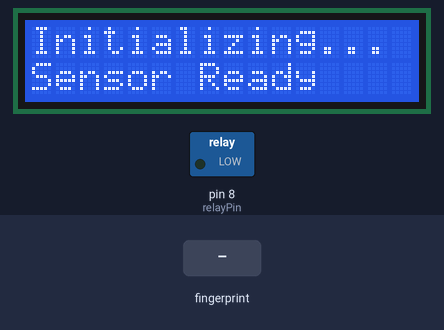
The sketch below on a simulated Arduino Uno, built with avr-gcc and run on an emulated ATmega328P. Shown: 16×2 character LCD, switched loads named in the sketch (green lamp = pin HIGH). The inputs (shaded band) are chosen by the test bench. What the sketch prints to the serial monitor is not drawn.

Above: at 1.2 s.
At 4.4 s:
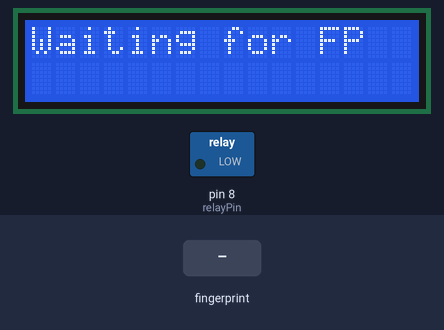
4.5 s: finger stored as number 1 placed on the sensor
At 6.1 s:
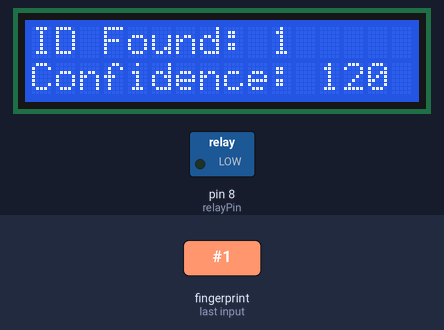
7.5 s: finger stored as number 1 placed on the sensor
At 12.8 s:
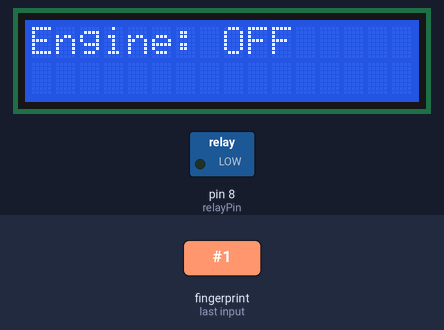
Timing chart, 0 to 14.3 s (numbered marks = the images above; inputs shaded):
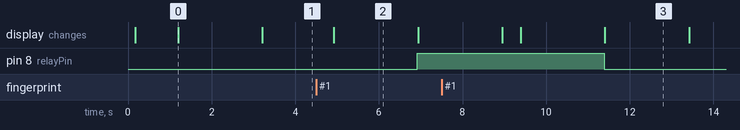

Measured:
- after the input at 4.5 s, pin 8 (relayPin): LOW → HIGH after 2.4 s; the display: changes after 0.42 s (image 2)
- after the input at 7.5 s, pin 8 (relayPin): HIGH → LOW after 3.9 s; the display: first differs from a run without the input after 1.9 s (image 3 shows a later state)
- what the display in image 0 shows lasts 2.0 s, from 1.2 s to 3.2 s

The sketch:

major_code.ino
```cpp
#include <Wire.h>
#include <LiquidCrystal_I2C.h>
#include <Adafruit_Fingerprint.h>
#include <SoftwareSerial.h>

// Initialize the LCD (I2C address 0x27 and size 16x2)
LiquidCrystal_I2C lcd(0x27, 16, 2);

// For UNO and others without hardware serial, use software serial
SoftwareSerial mySerial(2, 3); // RX, TX
Adafruit_Fingerprint finger = Adafruit_Fingerprint(&mySerial);

// Define relay pin
#define relayPin 8
bool relayState = false; // To track relay ON/OFF state

void setup() {
  Serial.begin(9600);
  while (!Serial);  // For Yun/Leo/Micro/Zero/...
  delay(100);
  Serial.println("\n\nFingerprint Relay Toggle");

  // Initialize LCD
  lcd.init();                 // Initialize the LCD
  lcd.backlight();            // Turn on the backlight
  lcd.setCursor(0, 0);
  lcd.print("Initializing...");

  // Initialize the fingerprint sensor
  finger.begin(57600);
  delay(5);
  if (finger.verifyPassword()) {
    Serial.println("Found fingerprint sensor!");
    lcd.setCursor(0, 1);
    lcd.print("Sensor Ready");
  } else {
    Serial.println("Did not find fingerprint sensor :(");
    lcd.setCursor(0, 1);
    lcd.print("Sensor Error");
    while (1) { delay(1); }
  }

  // Initialize relay
  pinMode(relayPin, OUTPUT);
  digitalWrite(relayPin, LOW); // Ensure relay is off initially

  // Display sensor parameters
  finger.getParameters();
  Serial.print(F("Status: 0x")); Serial.println(finger.status_reg, HEX);
  Serial.print(F("Capacity: ")); Serial.println(finger.capacity);
  Serial.print(F("Template count: ")); Serial.println(finger.templateCount);

  delay(2000);
  lcd.clear();
  lcd.print("Waiting for FP");
}

void loop() {
  // Continuously check for a valid fingerprint
  int id = getFingerprintID();
  if (id != -1) {
    // Toggle the relay state if fingerprint matches
    relayState = !relayState;
    digitalWrite(relayPin, relayState ? HIGH : LOW);

    // Provide feedback via Serial and LCD
    Serial.print("Relay state: ");
    Serial.println(relayState ? "ON" : "OFF");
    lcd.clear();
    lcd.setCursor(0, 0);
    lcd.print("Engine: ");
    lcd.print(relayState ? "ON" : "OFF");

    delay(2000); // Avoid multiple triggers
    lcd.clear();
    lcd.print("Waiting for FP");
  }
  delay(50); // Reduce processing speed
}

int getFingerprintID() {
  uint8_t p = finger.getImage();
  if (p != FINGERPRINT_OK) return -1;

  p = finger.image2Tz();
  if (p != FINGERPRINT_OK) return -1;

  p = finger.fingerFastSearch();
  if (p != FINGERPRINT_OK) return -1;

  // Match found
  Serial.print("Found ID #"); Serial.print(finger.fingerID);
  Serial.print(" with confidence "); Serial.println(finger.confidence);

  // Display ID on LCD
  lcd.clear();
  lcd.setCursor(0, 0);
  lcd.print("ID Found: ");
  lcd.print(finger.fingerID);
  lcd.setCursor(0, 1);
  lcd.print("Confidence: ");
  lcd.print(finger.confidence);

  delay(2000); // Display for 2 seconds
  return finger.fingerID;
}
```
